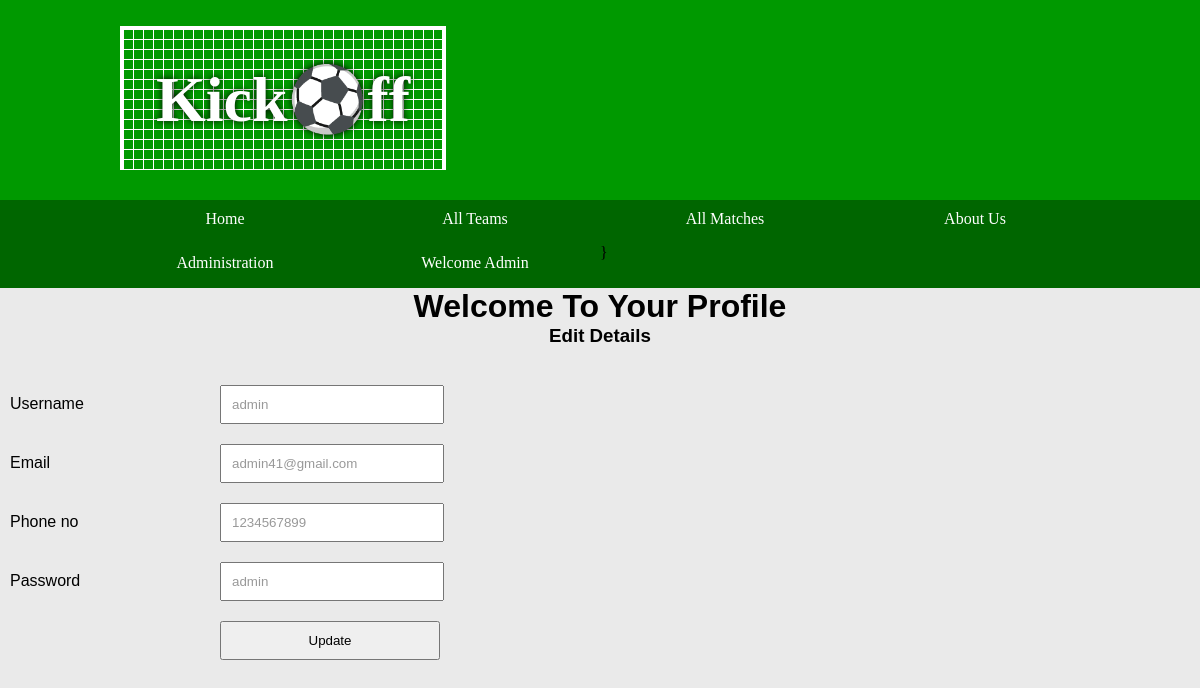
The app's page /profile.php?source=edit_user&user_id=1 (signed in) with its own data.
### tables this page shows
CREATE TABLE IF NOT EXISTS `users` (
  `user_id` int(200) NOT NULL AUTO_INCREMENT,
  `username` varchar(200) NOT NULL,
  `email` varchar(200) NOT NULL,
  `phone_no` varchar(200) NOT NULL,
  `user_role` varchar(200) NOT NULL,
  `password` varchar(200) NOT NULL,
  PRIMARY KEY (`user_id`)
);

### includes/edit_user.php (the view, shortened to what this page needs)
<?php
include "includes/db.php";
?>
 <div id="Edit Details" class="tabcontent">
        <center> <h3>Edit Details</h3> </center>
          <br>
          <?php
            $curr_user_id = $_SESSION['s_id'];
            $query = "SELECT * FROM users WHERE user_id = $curr_user_id ";
            $select_user = mysqli_query($connection,$query);
                                        while($row = mysqli_fetch_assoc($select_user)) {
                                            $username = $row['username'];
                                            $email = $row['email'];
                                            $phone_no = $row['phone_no'];
                                            $password = $row['password'];
            }
            ?>
             <form action="" method="post" enctype="multipart/form-data">
              <div class="form-group">
                <label for="username">Username</label>
                <input value="<?php echo $username; ?>" type="text" class="form-control" name="username">
              </div>
               <div class="form-group">
                <label for="email">Email</label>
                <input value="<?php echo $email; ?>" type="text" class="form-control" name="email">
              </div>
               <div class="form-group">
                <label for="phone_no">Phone no</label>
                <input value="<?php echo $phone_no; ?>" type="text" class="form-control" name="phone_no">
              </div>
               <div class="form-group">
                <label for="password">Password</label>
                <input value="<?php echo $password; ?>" type="text" class="form-control" name="password">
              </div>
                <div class="form-group">
                <input type="submit" class="btn btn-primary" name="update-user" value="Update">
              </div>
            </form>

### css/styles.css (style rules this page uses)
* { margin: 0; padding: 0; }
html { font-family: 'Oxygen-Regular', verdana, sans-serif; }
body { background-color: #eaeaea; }
form select, form label, form input, form textarea { float: left; width: 200px; padding: 10px; margin-top: 20px; }
form label { clear: left; }
form input[type="text"], form input[type="password"], textarea { color: #999; font-family: verdana, sans-serif }
input[type="submit"] { clear: both; margin-left: 220px; width: 220px; }

### records on screen
users: username "admin", email "admin41@gmail.com", phone_no "1234567899", password "admin"

### other values on screen
$_SESSION['s_username'] "Admin"
